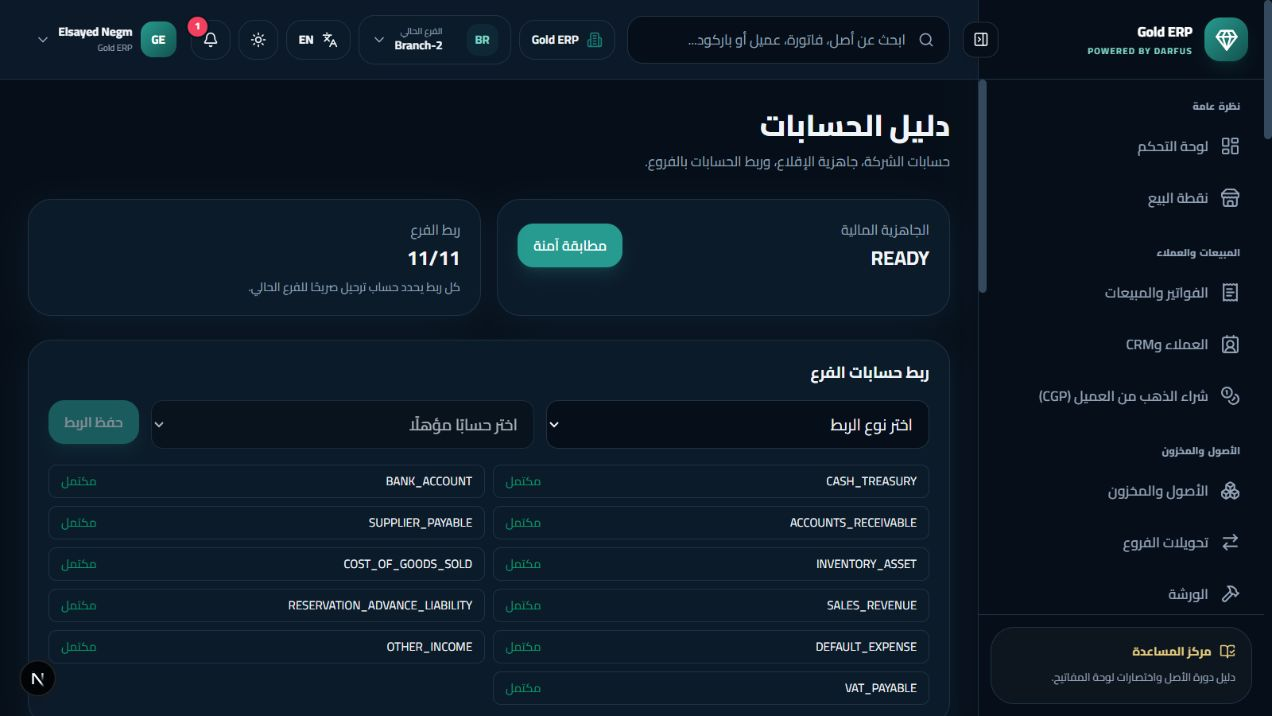
#> input picture docs/user-manual/screenshots/ar/AR-01-accounting-chart.png, 1272 x 716 px; its folder holds only this picture in this run
$ python annotate_screenshots.py
#> lines starting #> are read from the running program, lines starting #| are printed output that depends on the picture
from pathlib import Path
from PIL import Image, ImageDraw, ImageFont

ROOT = Path(__file__).resolve().parents[1] / "screenshots"

def font(size):
    candidates = [
        r"C:\Windows\Fonts\segoeui.ttf",
        r"C:\Windows\Fonts\arial.ttf",
    ]
    for candidate in candidates:
        if Path(candidate).exists():
            return ImageFont.truetype(candidate, size)
    return ImageFont.load_default()

def annotate(path: Path, out: Path, rtl: bool):
#> called with rtl = True
    image = Image.open(path).convert("RGBA")
    draw = ImageDraw.Draw(image, "RGBA")
    w, h = image.size
#> w = 1272; h = 716
    f = font(max(22, min(34, w // 42)))
    small = font(max(14, min(20, w // 70)))
    if w < 650:
        points = [(34, 34), (w // 2, 42), (w // 2, min(h - 55, 260))]
    else:
        points = [((w - 54) if rtl else 54, 128), (w // 2, 42), (w // 2, 270)]
#> points = [(1218, 128), (636, 42), (636, 270)]
    colors = [(20, 184, 166, 240), (245, 158, 11, 240), (59, 130, 246, 240)]
    for i, ((x, y), color) in enumerate(zip(points, colors), 1):
        r = 22 if w < 650 else 26
        draw.ellipse((x-r, y-r, x+r, y+r), fill=color, outline=(255,255,255,255), width=3)
        label = str(i)
        box = draw.textbbox((0, 0), label, font=f)
        tw, th = box[2]-box[0], box[3]-box[1]
        draw.text((x-tw/2, y-th/2-box[1]), label, fill=(255,255,255,255), font=f)
    out.parent.mkdir(parents=True, exist_ok=True)
    image.save(out, "PNG")
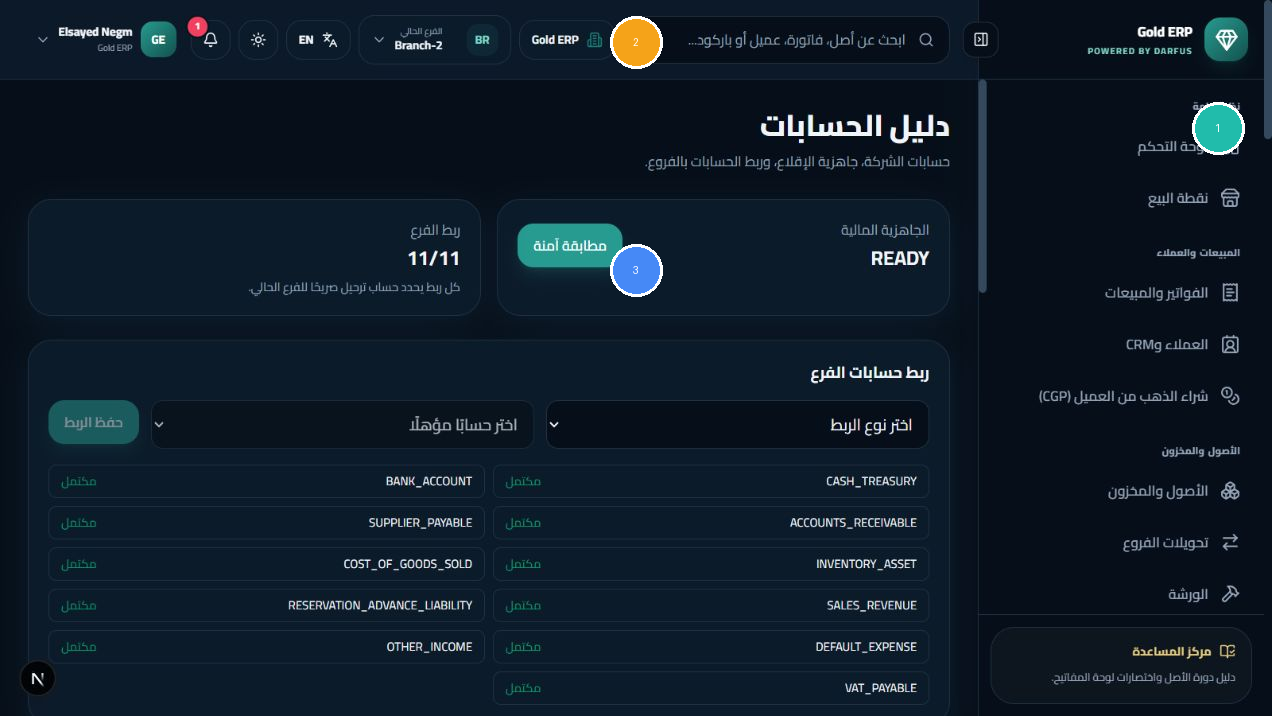
#> saved as AR-01-accounting-chart.png: PIL image 1272x716 RGBA; mean R, G, B, A 14.6, 28.1, 40.8, 254.9; transparent parts drawn white

def main():
    for language in ("ar", "en"):
        source_dir = ROOT / language
        output_dir = source_dir / "annotated"
        for source in sorted(source_dir.glob("*.png")):
            annotate(source, output_dir / source.name, rtl=language == "ar")

if __name__ == "__main__":
    main()
